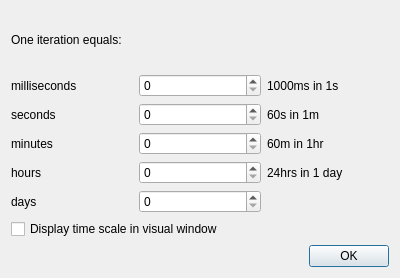
<?xml version="1.0" encoding="UTF-8"?>
<ui version="4.0">
 <class>TimeDialog</class>
 <widget class="QDialog" name="TimeDialog">
  <property name="geometry">
   <rect>
    <x>0</x>
    <y>0</y>
    <width>400</width>
    <height>278</height>
   </rect>
  </property>
  <property name="windowTitle">
   <string>Time Settings</string>
  </property>
  <layout class="QVBoxLayout" name="verticalLayout">
   <item>
    <widget class="QLabel" name="label">
     <property name="text">
      <string>One iteration equals:</string>
     </property>
    </widget>
   </item>
   <item>
    <layout class="QGridLayout" name="gridLayout">
     <item row="0" column="0">
      <widget class="QLabel" name="label_2">
       <property name="text">
        <string>milliseconds</string>
       </property>
      </widget>
     </item>
     <item row="0" column="1">
      <widget class="QSpinBox" name="spinBox_millisecond"/>
     </item>
     <item row="0" column="2">
      <widget class="QLabel" name="label_7">
       <property name="text">
        <string>1000ms in 1s</string>
       </property>
      </widget>
     </item>
     <item row="1" column="0">
      <widget class="QLabel" name="label_3">
       <property name="text">
        <string>seconds</string>
       </property>
      </widget>
     </item>
     <item row="1" column="1">
      <widget class="QSpinBox" name="spinBox_second"/>
     </item>
     <item row="1" column="2">
      <widget class="QLabel" name="label_8">
       <property name="text">
        <string>60s in 1m</string>
       </property>
      </widget>
     </item>
     <item row="2" column="0">
      <widget class="QLabel" name="label_4">
       <property name="text">
        <string>minutes</string>
       </property>
      </widget>
     </item>
     <item row="2" column="1">
      <widget class="QSpinBox" name="spinBox_minute"/>
     </item>
     <item row="2" column="2">
      <widget class="QLabel" name="label_9">
       <property name="text">
        <string>60m in 1hr</string>
       </property>
      </widget>
     </item>
     <item row="3" column="0">
      <widget class="QLabel" name="label_5">
       <property name="text">
        <string>hours</string>
       </property>
      </widget>
     </item>
     <item row="3" column="1">
      <widget class="QSpinBox" name="spinBox_hour"/>
     </item>
     <item row="3" column="2">
      <widget class="QLabel" name="label_10">
       <property name="text">
        <string>24hrs in 1 day</string>
       </property>
      </widget>
     </item>
     <item row="4" column="0">
      <widget class="QLabel" name="label_6">
       <property name="text">
        <string>days</string>
       </property>
      </widget>
     </item>
     <item row="4" column="1">
      <widget class="QSpinBox" name="spinBox_day"/>
     </item>
    </layout>
   </item>
   <item>
    <widget class="QCheckBox" name="checkBox_displayTimeInVisual">
     <property name="text">
      <string>Display time scale in visual window</string>
     </property>
    </widget>
   </item>
   <item>
    <widget class="QDialogButtonBox" name="buttonBox">
     <property name="orientation">
      <enum>Qt::Horizontal</enum>
     </property>
     <property name="standardButtons">
      <set>QDialogButtonBox::Ok</set>
     </property>
    </widget>
   </item>
  </layout>
 </widget>
 <resources/>
 <connections>
  <connection>
   <sender>buttonBox</sender>
   <signal>accepted()</signal>
   <receiver>TimeDialog</receiver>
   <slot>accept()</slot>
   <hints>
    <hint type="sourcelabel">
     <x>248</x>
     <y>254</y>
    </hint>
    <hint type="destinationlabel">
     <x>157</x>
     <y>274</y>
    </hint>
   </hints>
  </connection>
  <connection>
   <sender>buttonBox</sender>
   <signal>rejected()</signal>
   <receiver>TimeDialog</receiver>
   <slot>reject()</slot>
   <hints>
    <hint type="sourcelabel">
     <x>316</x>
     <y>260</y>
    </hint>
    <hint type="destinationlabel">
     <x>286</x>
     <y>274</y>
    </hint>
   </hints>
  </connection>
 </connections>
</ui>
